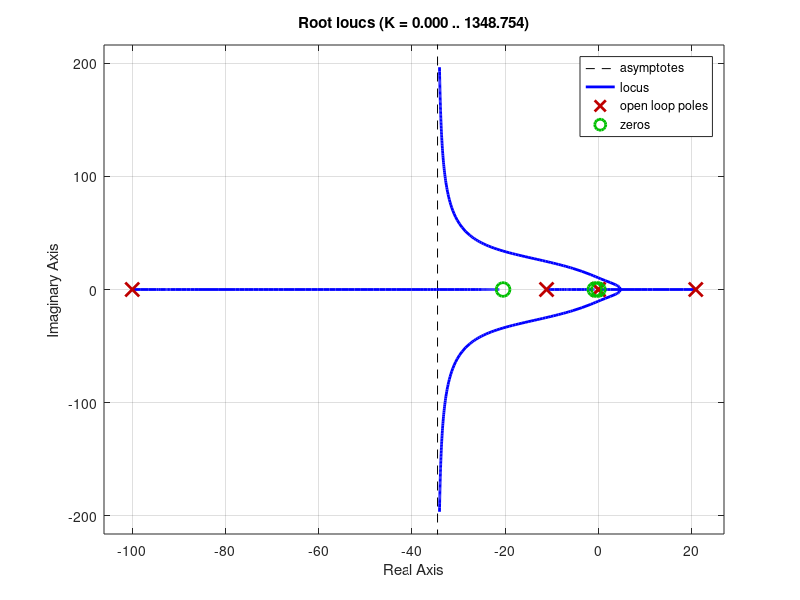

This chart was generated by the following MATLAB code: (Note: this script raises an error after producing the figure.)
Kt=0.0293;
Ke=0.0355;
Jm=2.9e-5;
Jgear=0.153e-4;
Ja=10.3e-3;
Js=1.95e-3;
Lm=1.56e-4;
Rm=1.02;
Bm=1.59e-4;
Bgear=1.11e-3;
N=0.3;
La=0.33;
Ls=0.4;
Ms=0.334;
Ma=0.288;
Bas=0;%1e-3;
g=9.8;

%%Transfer Function Creation
	s=tf('s');

%% ThetaA/U parameters

	A=(Jm+Jgear)/N^3+Ls*Ms*La/8-Ja;

	B=((Kt*Ke)/Rm+Bgear+Bm)/N^3;

	C=(-3*g)/(2*Ls)*((Jgear+Jm)/N^3-Ja)-g*La*(Ms/4+Ma);

	D=3*g/(2*Ls*N^3)*(Bgear+Kt*Ke/Rm+Bm);

	E=-3*g^2*La/(4*Ls)*(Ma+Ms);

	Fua=(-Kt/Rm*(s^2-3/2*g/Ls))/(A*s^4+B*s^3+C*s^2+D*s+E)

%% Without ThetaS

	F=1/N^3*(Jm+Jgear)-Ja;
	G=1/N^3*(Kt*Ke/Rm+Bgear+Bm);
	H=g*La*(Ms+Ma);
	Fua2=(Kt/Rm)/(s^2*F+s*G+H)

%% DistanceAlpha/ThetaA

	Fda=(-La*3*g/(2*Ls))/(s^2-3*g/(2*Ls))


%% Controller Design

	Karm=52.5;
	Kstick=22.8;
	ControllerArm=-Karm*((2+0.075*100/(1+100/s)+0.5/s)+1/s);
	ControllerStick=-Kstick*(1+0.1*100/(1+100/s)+1/s)


%% Full transfer functions of the system
	ControlledSysStick = feedback(ControllerStick*Fda,1)
	ControlledSysArm = feedback(ControllerArm*Fua2,1)


%% Root locus to simulate diffent controllers
	figure (1)
		rlocus(ControllerArm*Fua2/Karm);
	hold on;
		rlocus(ControllerStick*Fda/Kstick,'--');
	legend('ArmLoop','StickLoop','Location','southwest')
	hold off;

	figure (2);
		rlocus(ControllerArm*Fua2/Karm);
	legend('ArmLoop','Location','southwest')

	figure (3);
		rlocus(ControllerStick*Fda/Kstick);
	legend('StickLoop','Location','southwest')


%% Poles mapping

	figure (4)
		pzmap(feedback(ControlledSysArm,1),'b');
	hold on;
		pzmap(ControlledSysStick,'r');	
	legend('ArmLoop','StickLoop','Location','southwest')
	hold off;



%% Natural frequencies and their influence
	[WnArm,zetaArm] = damp(ControlledSysArm)
	[WnStick,zetaStick] = damp(ControlledSysStick)



% figure (3)
% margin(60*Fua2*ControllerA)
% figure (4)
% margin(-Fda)


%pidTuner(Fda)
